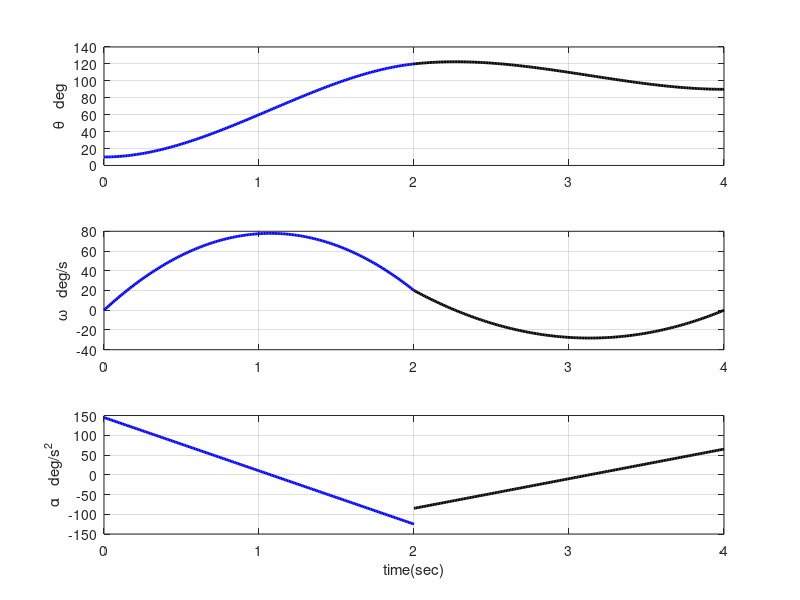

MATLAB code to generate this figure:
%% 
% 	Fundamentals of Robotics
%   CRC Press, Taylor & Francis Group, LLC
%   © 2025 Hamid D. Taghirad
%
%   This code provides Trajectory planning of 2R Robot
%   By Cubic Polynomials with via point
%   Case Study 10.2 
%
%% Parameter Definitions
clear all, clc; clf;

%   Initial and final conditions

q0=[10 120];
qf=[120 90];
w0=[0 20];
wf=[20 0];

%   Defining time and trajectories
tf=2;
t1=0:0.01:tf;t1=t1'; 
t2=tf:0.01:2*tf;t2=t2';
p(1,:)=q0; p(2,:)=w0;
p(3,:)=3/tf^2*(qf-q0)-1/tf*(2*w0+wf);
p(4,:)=-2/tf^3*(qf-q0)+1/tf^2*(w0+wf);

q= p(1,:) + p(2,:).*t1 + p(3,:).*t1.^2+p(4,:).*t1.^3;
dq= p(2,:)+ 2*p(3,:).*t1+3*p(4,:).*t1.^2;
ddq= 2*p(3,:)+6*p(4,:).*t1;

%%   Final trajectory in joint space
%   Figure 10.5 of the book
subplot(3,1,1)
plot(t1,q(:,1),'b',t2,q(:,2),'k'),grid
ylabel('\theta   deg')
subplot(3,1,2)
plot(t1,dq(:,1),'b',t2,dq(:,2),'k'),grid
ylabel('\omega   deg/s')
subplot(3,1,3)
plot(t1,ddq(:,1),'b',t2,ddq(:,2),'k'),grid
ylabel('\alpha   deg/s^2'),xlabel('time(sec)')
set(findall(figure(1),'type','line'),'linewidth',2)


